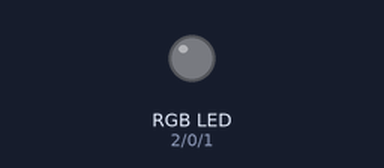
Recording of a sketch running on a simulated Arduino Uno, built with avr-gcc and run on an emulated ATmega328P. Parts: an RGB LED mixed from three pins (HIGH = lit). Dim RGB values are drawn brighter than linear.

Above: at 0.1 s.
At 9.6 s:
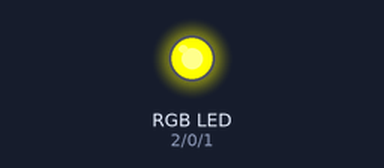
At 18.72 s:
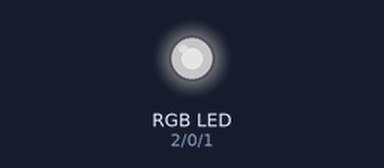
At 23.76 s:
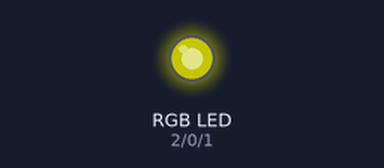
At 29.3 s:
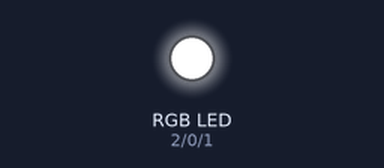
Timing chart, 0 to 39.1 s (numbered marks = the images above):
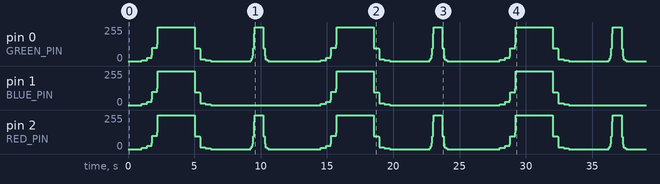

The sketch:

rgb.ino
```cpp
/*
 Traffic Light Cufflinks
 (c) Brendan M. Sleight 2012
 This file is part of Cuffelink.com project

*/

#define RED_PIN 2
#define BLUE_PIN 1
#define GREEN_PIN 0
// RGB - but keep the red as one unit and Green as 10, make Blue=5

#define MAX_RESOLUTION 64
#define MAX_RGB_LEVELS 4
#define MAC_BRIGHTNESS_LEVELS 7

void setup() {
  pinMode(RED_PIN, OUTPUT);
  pinMode(BLUE_PIN, OUTPUT);
  pinMode(GREEN_PIN, OUTPUT);
}

void loop() {
/*  delay(1000);
  light(3,3,3, 250, 1);
  light(3,3,3, 250, 2);
  light(3,3,3, 250, 3);
  light(3,3,3, 250, 4);
  light(3,3,3, 250, 5);
  light(3,3,3, 250, 6);
  light(3,3,3, 4000, 7);
  light(3,3,3, 500, 5);
  light(3,3,3, 250, 2);
  light(3,3,3, 250, 1);
  */
  delay(1000);
  fade(3,3,3, 4000 );
  delay(3000);
  fade(3,3,0, 1000 );
  delay(3000);

}


void fade(byte r, byte g, byte b, int wait) {
  light(r,g,b, wait*1/10, 1);
  light(r,g,b, wait*1/10, 3);
  light(r,g,b, wait*1/10, 5);
  light(r,g,b, wait*7/10, 7);
  light(r,g,b, wait*1/10, 5);
  light(r,g,b, wait*1/10, 2);
  light(r,g,b, wait*1/10, 1);
}


void light(byte r, byte g, byte b, int wait, byte bright) {
  unsigned long microseconds = millis();
  byte strobe_counter = 0;
  bright = 1 << bright;
  while((microseconds + wait)>millis()) {
    if((r*bright)>=strobe_counter) {
      digitalWrite(RED_PIN, HIGH);
    }
    else {
      digitalWrite(RED_PIN, LOW);
    }
    if((g*bright)>=strobe_counter) {
      digitalWrite(GREEN_PIN, HIGH);
    }
     else {
      digitalWrite(GREEN_PIN, LOW);
    }
    if((b*bright)>=strobe_counter) {
      digitalWrite(BLUE_PIN, HIGH);
    }
    else {
      digitalWrite(BLUE_PIN, LOW);
    }
    strobe_counter++;
    // 64 * 4 = 256
    if(strobe_counter>=MAX_RESOLUTION*MAX_RGB_LEVELS) {
      strobe_counter=0;
    }
//    delay(10);
  }
  digitalWrite(RED_PIN, LOW);
  digitalWrite(BLUE_PIN, LOW);
  digitalWrite(GREEN_PIN, LOW);
}
```
